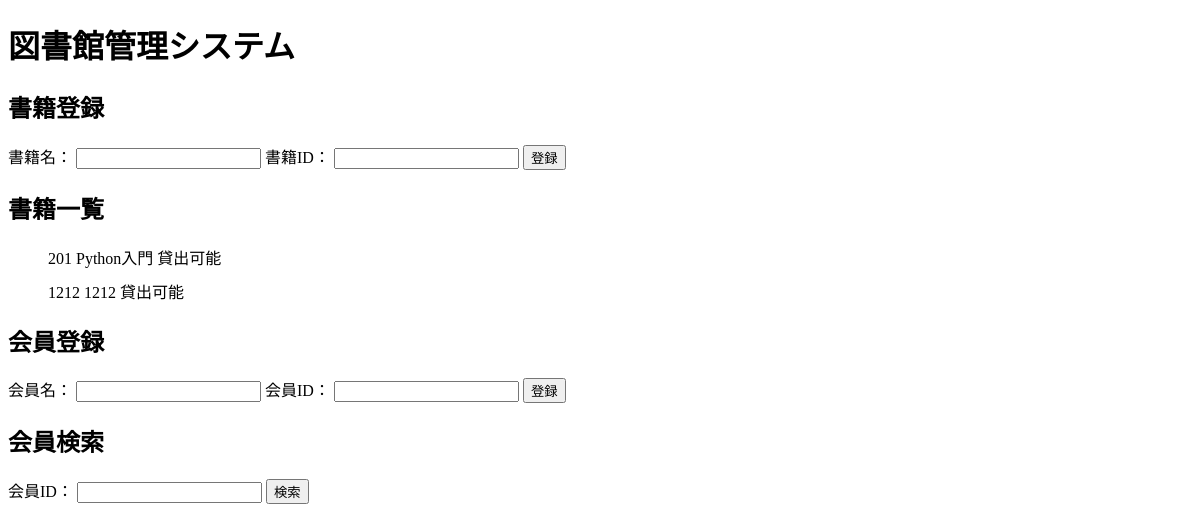
Before: / with the older database file.
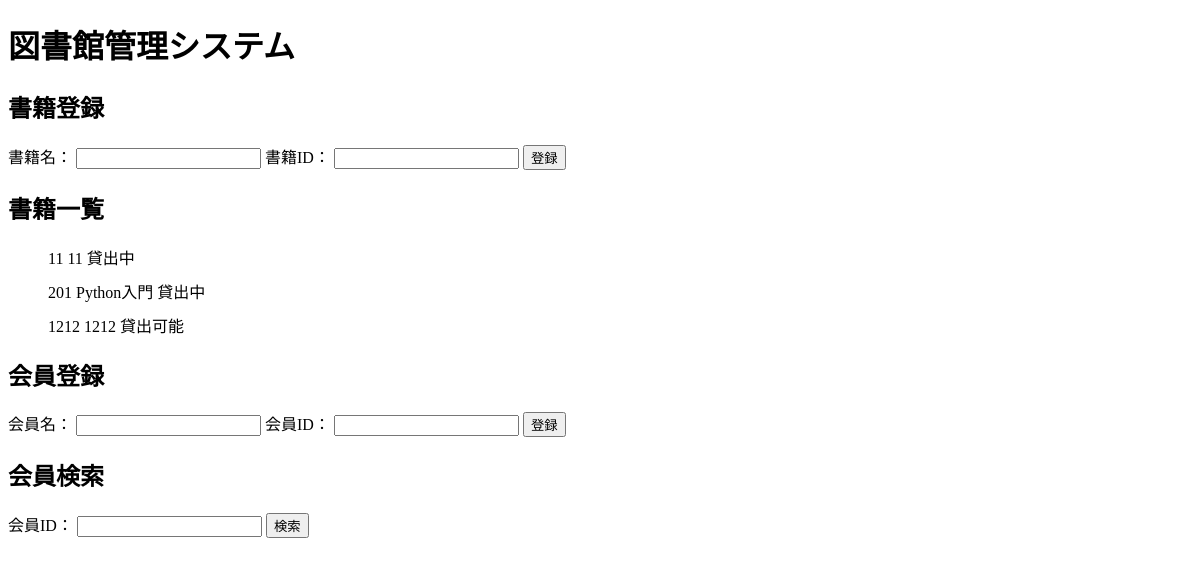
After: the same page with the newer database file.
### tables this page shows
CREATE TABLE books (
        book_id INTEGER PRIMARY KEY,
        title TEXT NOT NULL,
        is_borrowed BOOLEAN DEFAULT FALSE
    );

### app.py (the view)
@app.route("/")
def index():
    return render_template(
        "index.html",
        books=library.get_books(),
    )

### library.py (called while the page is built)
    def get_connection(self):
        conn = sqlite3.connect(self.db_path)
        conn.execute('PRAGMA foreign_keys = ON')  # 外部キー制約を有効にする
        return conn

    def get_books(self):
        conn = self.get_connection()
        try:
            cursor = conn.cursor()
            cursor.execute('SELECT * FROM books')
            rows = cursor.fetchall()
        finally:
            conn.close()
        books = []
        for row in rows:
            book = Book(row[1], row[0])
            book.is_borrowed = bool(row[2])
            books.append(book)
        return books

### templates/index.html (shortened to what this page needs)
<!DOCTYPE html>
<html>
<head>
</head>
<body>
    <h1>図書館管理システム</h1>
        <h2>書籍登録</h2>
        <form action="{{ url_for('add_book') }}" method="POST">
            <label>書籍名：</label>
            <input type="text" name="title" required>
            <label>書籍ID：</label>
            <input type="number" name="book_id" min="1" required>
            <button type="submit">登録</button>
        </form>
        <h2>書籍一覧</h2>
        <ul>
            {% for book in books %}
                <li>
                    {{ book.book_id }}
                    {{ book.title }}
                    {% if book.is_borrowed %}
                        貸出中
                    {% else %}
                        貸出可能
                    {% endif %}
                </li>
            {% endfor %}
        </ul>
        <h2>会員登録</h2>
        <form action="{{ url_for('add_member') }}" method="POST">
            <label>会員名：</label>
            <input type="text" name="name" required>
            <label>会員ID：</label>
            <input type="number" name="member_id" min="1" required>
            <button type="submit">登録</button>
        </form>
       <h2>会員検索</h2>
        <form action="{{ url_for('get_member') }}" method="POST">
                <label>会員ID：</label>
            <input type="number" name="member_id" min="1" required>
            <button type="submit">検索</button>
        </form>
</body>
</html>

### templates/index.html (style rules this page uses)
li { display: flex; align-items: center; gap: 10px; margin-bottom: 10px; }

Changed rows visible on the page:
added books: book_id "11", title "11", is_borrowed "貸出中"
changed books "Python入門": is_borrowed "貸出可能" → "貸出中"
